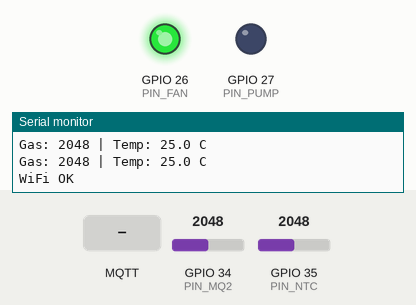
This sketch was run on a simulated ESP32. Shown: output pins drawn as LEDs (lit = HIGH), the last lines printed to the serial monitor. The test bench sets the inputs (shaded band); at power-on: GPIO 34 (PIN_MQ2) = 2048, GPIO 35 (PIN_NTC) = 2048. WiFi joins after 1.5 s; servers stay silent unless stated; random numbers use the default seed unless the sketch sets one; no MQTT or app messages arrive unless stated.

Above: at 1.8 s.
1.9 s: GPIO 34 (PIN_MQ2) set to 1954
At 3.2 s:
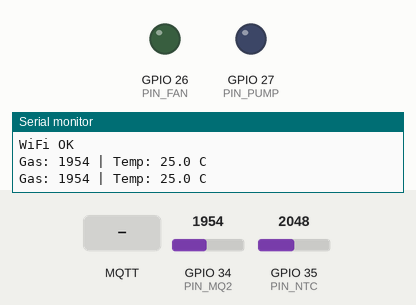
3.5 s: GPIO 35 (PIN_NTC) set to 1121
5.2 s: GPIO 35 (PIN_NTC) set to 1025
At 6.4 s:
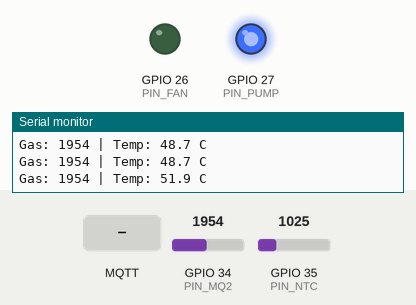
7.5 s: MQTT message "ON" arrives on the first subscribed topic
At 9.1 s:
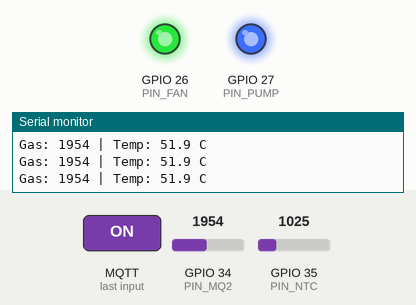
9.5 s: MQTT message "1" arrives on the first subscribed topic
At 10.6 s:
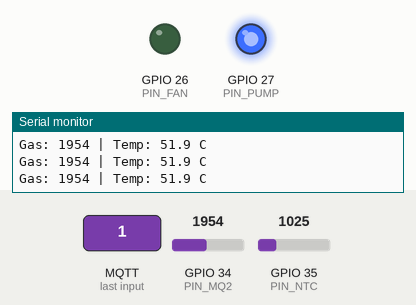
11.5 s: GPIO 34 (PIN_MQ2) set to 2040
At 13.4 s:
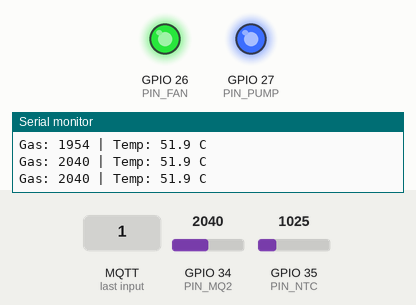
Timing chart, 0 to 14.5 s (numbered marks = the images above; inputs shaded):
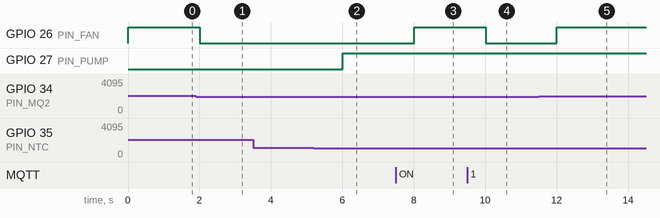

The sketch:

sketch__1_.ino
```cpp
/*
 * LAB 3 - De 3: Mach bao chay gia dinh (ESP32 + FreeRTOS + MQTT)
 * Wokwi: MQ2 (mo phong bang bien tro/analog) + NTC + 2 LED (Quat, Bom)
 */
#include <WiFi.h>
#include <PubSubClient.h>
#include <math.h>

// ---------- Chan ket noi ----------
#define PIN_MQ2   34   // ADC1_CH6 - AO cua MQ2
#define PIN_NTC   35   // ADC1_CH7 - cam bien nhiet NTC
#define PIN_FAN   26   // Quat (LED/relay)
#define PIN_PUMP  27   // May bom (LED/relay)

// ---------- WiFi / MQTT ----------
const char* WIFI_SSID = "Wokwi-GUEST";
const char* WIFI_PASS = "";
const char* MQTT_HOST = "broker.hivemq.com";
const int   MQTT_PORT = 1883;
const char* T_DATA = "lab3/firealarm/data";      // ESP32 -> Web (JSON)
const char* T_FAN  = "lab3/firealarm/cmd/fan";   // Web -> ESP32 (ON/OFF)
const char* T_PUMP = "lab3/firealarm/cmd/pump";

// ---------- Nguong canh bao ----------
const int   GAS_THRESHOLD  = 2000;  // gia tri ADC 0..4095
const float TEMP_THRESHOLD = 50.0;  // do C

// ---------- Kieu du lieu & Queue ----------
typedef struct { int gas; float temp; } SensorData;

QueueHandle_t dataQueue;   // Task doc -> Task truyen (day du)
QueueHandle_t alertQueue;  // Task doc -> Task canh bao
volatile bool manualFan = false, manualPump = false; // lenh tu Web

WiFiClient espClient;
PubSubClient mqtt(espClient);

// ---------- Callback nhan lenh tu Web ----------
void onMessage(char* topic, byte* payload, unsigned int len) {
  String msg; for (unsigned i = 0; i < len; i++) msg += (char)payload[i];
  bool on = (msg == "ON");
  if (String(topic) == T_FAN)  manualFan  = on;
  if (String(topic) == T_PUMP) manualPump = on;
}

// ---------- TASK 1: truyen data (Core 0) ----------
void taskTransmit(void* pv) {
  WiFi.begin(WIFI_SSID, WIFI_PASS);
  while (WiFi.status() != WL_CONNECTED) { vTaskDelay(pdMS_TO_TICKS(500)); }
  Serial.println("WiFi OK");
  mqtt.setServer(MQTT_HOST, MQTT_PORT);
  mqtt.setCallback(onMessage);

  SensorData d;
  for (;;) {
    if (!mqtt.connected()) {
      String id = "esp32-lab3-" + String((uint32_t)esp_random(), HEX);
      if (mqtt.connect(id.c_str())) {
        mqtt.subscribe(T_FAN); mqtt.subscribe(T_PUMP);
      } else { vTaskDelay(pdMS_TO_TICKS(2000)); continue; }
    }
    mqtt.loop();
    if (xQueueReceive(dataQueue, &d, pdMS_TO_TICKS(100)) == pdTRUE) {
      char buf[80];
      snprintf(buf, sizeof(buf), "{\"gas\":%d,\"temp\":%.1f}", d.gas, d.temp);
      mqtt.publish(T_DATA, buf);
    }
  }
}

// ---------- TASK 2: doc data (Core 1) ----------
float readTemp() {                       // NTC 10k, Beta 3950 (mo hinh Wokwi)
  int adc = analogRead(PIN_NTC);
  return 1.0 / (log(1.0 / (4095.0 / adc - 1)) / 3950.0 + 1.0 / 298.15) - 273.15;
}
void taskRead(void* pv) {
  for (;;) {
    SensorData d;
    d.gas  = analogRead(PIN_MQ2);
    d.temp = readTemp();
    Serial.printf("Gas: %d | Temp: %.1f C\n", d.gas, d.temp);
    xQueueSend(dataQueue,  &d, 0);       // gui day du
    xQueueSend(alertQueue, &d, 0);       // gui cho canh bao
    vTaskDelay(pdMS_TO_TICKS(1000));
  }
}

// ---------- TASK 3: canh bao (Core 1) ----------
void taskAlert(void* pv) {
  SensorData d;
  for (;;) {
    if (xQueueReceive(alertQueue, &d, portMAX_DELAY) == pdTRUE) {
      bool fan  = (d.gas  > GAS_THRESHOLD)  || manualFan;   // gas vuot -> bat quat
      bool pump = (d.temp > TEMP_THRESHOLD) || manualPump;  // nhiet vuot -> bat bom
      digitalWrite(PIN_FAN,  fan);
      digitalWrite(PIN_PUMP, pump);
    }
  }
}

void setup() {
  Serial.begin(115200);
  pinMode(PIN_FAN, OUTPUT); pinMode(PIN_PUMP, OUTPUT);
  dataQueue  = xQueueCreate(10, sizeof(SensorData));
  alertQueue = xQueueCreate(10, sizeof(SensorData));
  xTaskCreatePinnedToCore(taskTransmit, "Truyen", 8192, NULL, 1, NULL, 0);
  xTaskCreatePinnedToCore(taskRead,     "Doc",    4096, NULL, 2, NULL, 1);
  xTaskCreatePinnedToCore(taskAlert,    "CanhBao",4096, NULL, 3, NULL, 1);
}
void loop() { vTaskDelete(NULL); }
```

Measured:
- the behaviour switches between 2001 and 2000 on GPIO 34 (PIN_MQ2) (found by bisection; images 0 and 1)
- the behaviour switches between 1082 and 1081 on GPIO 35 (PIN_NTC) (found by bisection; images 1 and 2)
- after the input at 1.9 s, GPIO 26 (PIN_FAN): HIGH → LOW after 0.10 s
- after the input at 5.2 s, GPIO 27 (PIN_PUMP): LOW → HIGH after 0.81 s
- after the input at 7.5 s, GPIO 26 (PIN_FAN): LOW → HIGH after 0.51 s
- after the input at 9.5 s, GPIO 26 (PIN_FAN): HIGH → LOW after 0.51 s
- after the input at 11.5 s, GPIO 26 (PIN_FAN): LOW → HIGH after 0.51 s
